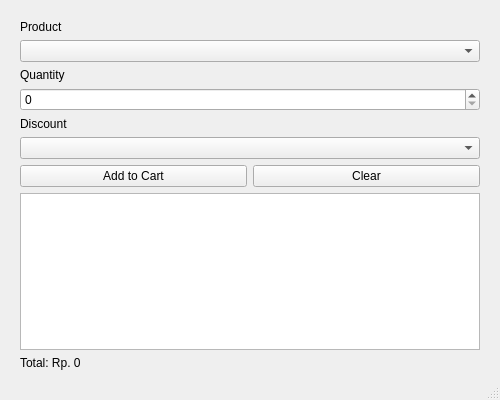
<?xml version="1.0" encoding="UTF-8"?>
<ui version="4.0">
 <class>MainWindow</class>
 <widget class="QMainWindow" name="MainWindow">
  <property name="geometry">
   <rect>
    <x>0</x>
    <y>0</y>
    <width>500</width>
    <height>400</height>
   </rect>
  </property>
  <property name="windowTitle">
   <string>POS Application</string>
  </property>
  <widget class="QWidget" name="centralwidget">
   <widget class="QVBoxLayout" name="verticalLayoutWidget" native="true">
    <property name="geometry">
     <rect>
      <x>20</x>
      <y>20</y>
      <width>460</width>
      <height>350</height>
     </rect>
    </property>
    <layout class="QVBoxLayout" name="verticalLayout">
     <item>
      <widget class="QLabel" name="labelProduct">
       <property name="text">
        <string>Product</string>
       </property>
      </widget>
     </item>
     <item>
      <widget class="QComboBox" name="productDropdown"/>
     </item>
     <item>
      <widget class="QLabel" name="labelQuantity">
       <property name="text">
        <string>Quantity</string>
       </property>
      </widget>
     </item>
     <item>
      <widget class="QSpinBox" name="quantityInput">
       <property name="minimum">
        <number>0</number>
       </property>
      </widget>
     </item>
     <item>
      <widget class="QLabel" name="labelDiscount">
       <property name="text">
        <string>Discount</string>
       </property>
      </widget>
     </item>
     <item>
      <widget class="QComboBox" name="discountDropdown"/>
     </item>
     <item>
      <layout class="QHBoxLayout" name="buttonLayout">
       <item>
        <widget class="QPushButton" name="addToCartButton">
         <property name="text">
          <string>Add to Cart</string>
         </property>
        </widget>
       </item>
       <item>
        <widget class="QPushButton" name="clearButton">
         <property name="text">
          <string>Clear</string>
         </property>
        </widget>
       </item>
      </layout>
     </item>
     <item>
      <widget class="QListWidget" name="cartList"/>
     </item>
     <item>
      <widget class="QLabel" name="totalLabel">
       <property name="text">
        <string>Total: Rp. 0</string>
       </property>
      </widget>
     </item>
    </layout>
   </widget>
  </widget>
  <widget class="QStatusBar" name="statusbar"/>
 </widget>
 <customwidgets>
  <customwidget>
   <class>QVBoxLayout</class>
   <extends>QWidget</extends>
   <header>qvboxlayout.h</header>
  </customwidget>
 </customwidgets>
 <resources/>
 <connections/>
</ui>
